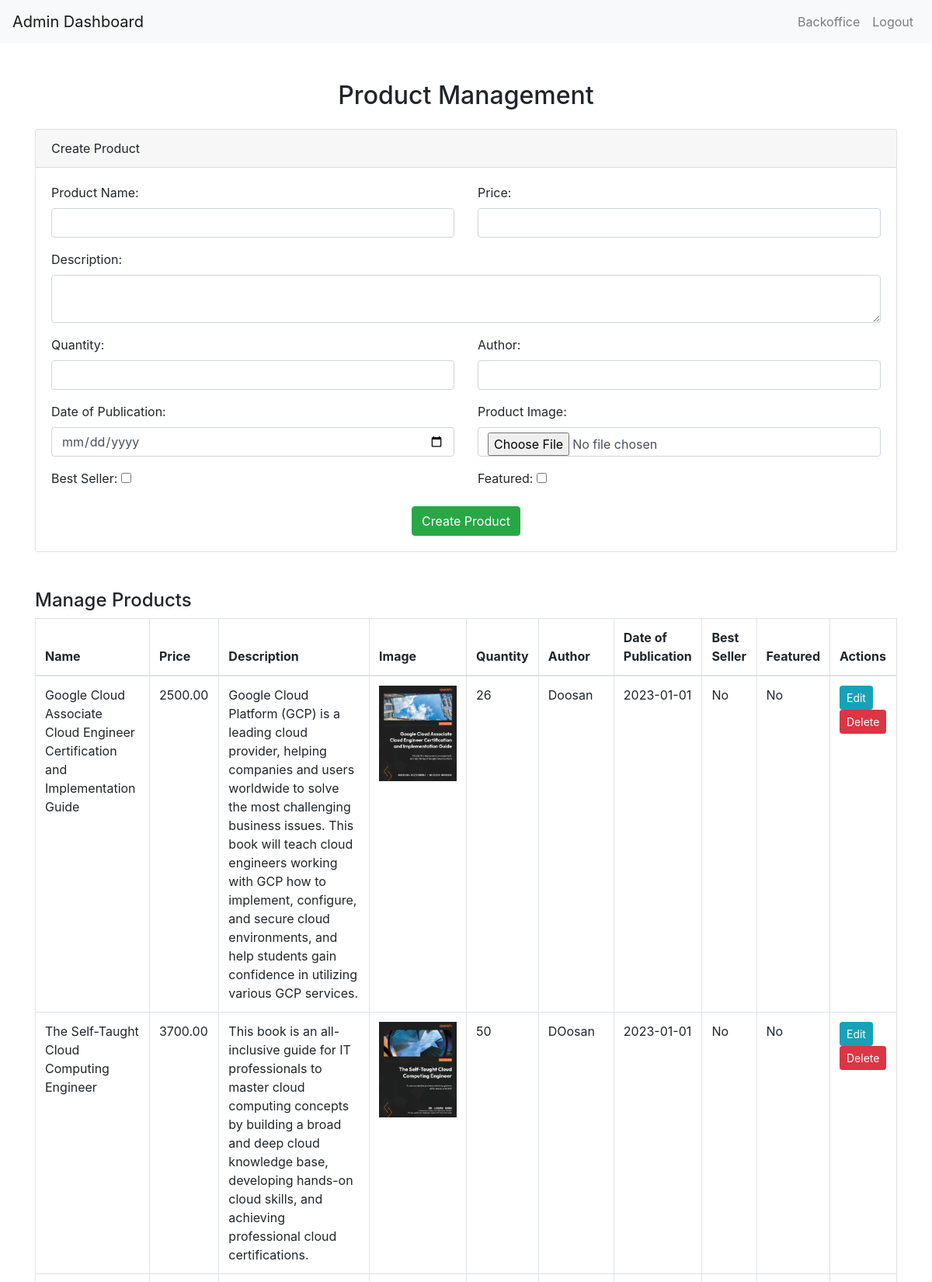
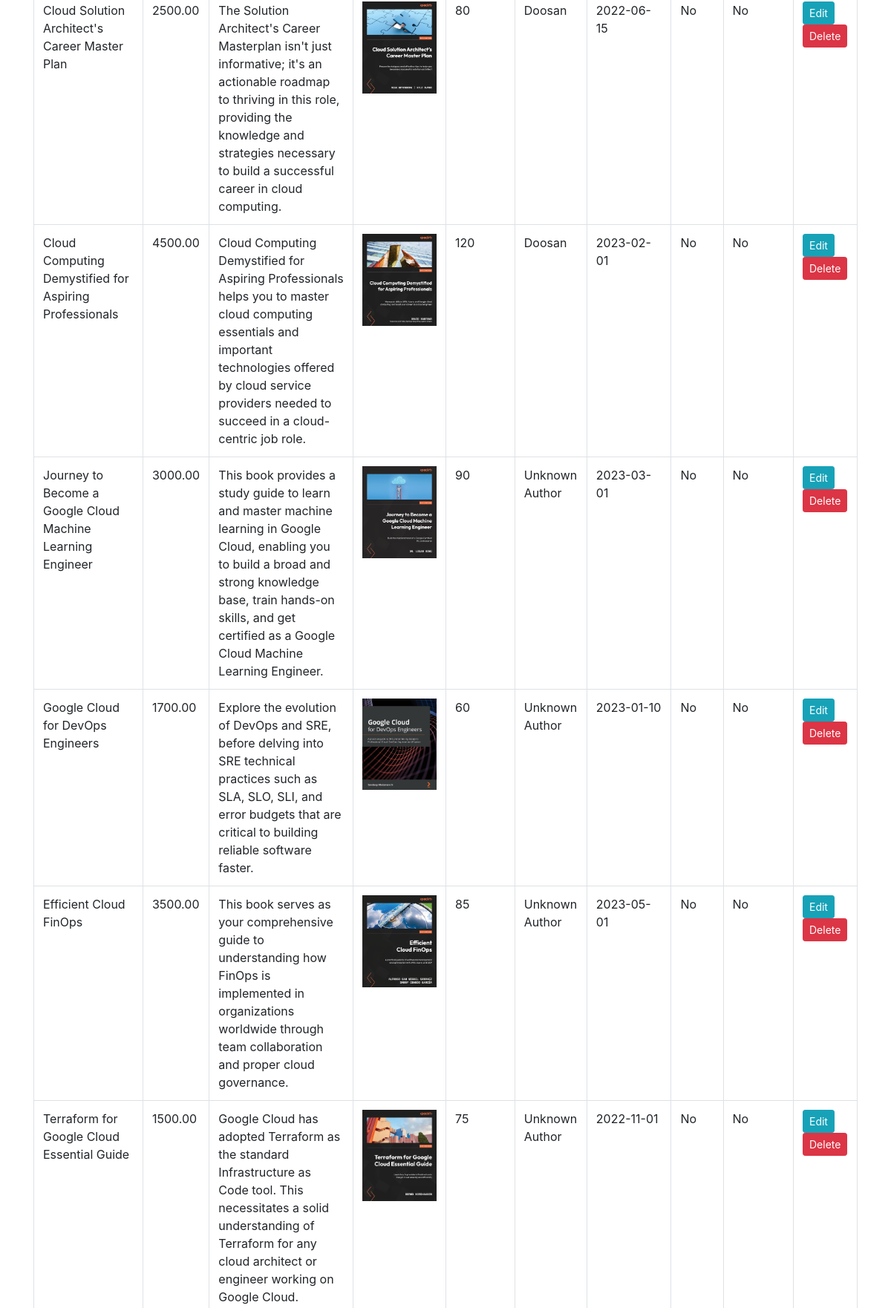
Screenshot of /product_management.php (signed in, upper part) with the database file from the repository (2 pictures, top to bottom).
### tables this page shows
CREATE TABLE `Producttb` (
  `id` int(11) NOT NULL AUTO_INCREMENT,
  `product_name` varchar(255) NOT NULL,
  `product_price` decimal(10,2) NOT NULL,
  `product_image` varchar(255) NOT NULL,
  `product_description` text DEFAULT NULL,
  `quantity` int(11) DEFAULT NULL,
  `author` varchar(255) DEFAULT NULL,
  `date_of_publication` date DEFAULT NULL,
  `is_best_seller` tinyint(1) DEFAULT NULL,
  `is_featured` tinyint(1) DEFAULT NULL,
  PRIMARY KEY (`id`),
  CONSTRAINT `check_one_category` CHECK (`is_best_seller` = 1 and `is_featured` = 0 or `is_best_seller` = 0 and `is_featured` = 1 or `is_best_seller` = 0 and `is_featured` = 0)
);

### product_management.php (the view, shortened to what this page needs)
<?php
$database = new CreateDb();
$conn = $database->con;
$products = $conn->query("SELECT * FROM Producttb");
?>
<!DOCTYPE html>
<html lang="en">
<head>
    <link rel="stylesheet" href="https://stackpath.bootstrapcdn.com/bootstrap/4.3.1/css/bootstrap.min.css">
</head>
<body>
<nav class="navbar navbar-expand-lg navbar-light bg-light">
    <a class="navbar-brand" href="#">Admin Dashboard</a>
    <div class="collapse navbar-collapse" id="navbarNav">
        <ul class="navbar-nav ml-auto">
            <li class="nav-item">
                <a class="nav-link" href="backoffice.php">Backoffice</a>
            </li>
            <li class="nav-item">
                <a class="nav-link" href="logout.php">Logout</a>
            </li>
        </ul>
    </div>
</nav>
<div class="container mt-5">
    <h2 class="text-center mb-4">Product Management</h2>
    <div class="card mb-5">
        <div class="card-header">Create Product</div>
        <div class="card-body">
            <form action="product_management.php" method="POST" enctype="multipart/form-data">
                <div class="row">
                    <div class="col-md-6 mb-3">
                        <label>Product Name:</label>
                        <input type="text" name="product_name" class="form-control" required>
                    </div>
                    <div class="col-md-6 mb-3">
                        <label>Price:</label>
                        <input type="number" step="0.01" name="product_price" class="form-control" required>
                    </div>
                    <div class="col-md-12 mb-3">
                        <label>Description:</label>
                        <textarea name="product_description" class="form-control" required></textarea>
                    </div>
                    <div class="col-md-6 mb-3">
                        <label>Quantity:</label>
                        <input type="number" name="quantity" class="form-control" required>
                    </div>
                    <div class="col-md-6 mb-3">
                        <label>Author:</label>
                        <input type="text" name="author" class="form-control" required>
                    </div>
                    <div class="col-md-6 mb-3">
                        <label>Date of Publication:</label>
                        <input type="date" name="date_of_publication" class="form-control" required>
                    </div>
                    <div class="col-md-6 mb-3">
                        <label>Product Image:</label>
                        <input type="file" name="product_image" class="form-control">
                    </div>
                    <div class="col-md-6 mb-3">
                        <label>Best Seller:</label>
                        <input type="checkbox" name="is_best_seller" value="1">
                    </div>
                    <div class="col-md-6 mb-3">
                        <label>Featured:</label>
                        <input type="checkbox" name="is_featured" value="1">
                    </div>
                    <div class="col-md-12 text-center">
                        <button type="submit" name="create" class="btn btn-success">Create Product</button>
                    </div>
                </div>
            </form>
        </div>
    </div>
    <h4>Manage Products</h4>
    <table class="table table-bordered">
        <thead>
        <tr>
            <th>Name</th>
            <th>Price</th>
            <th>Description</th>
            <th>Image</th>
            <th>Quantity</th>
            <th>Author</th>
            <th>Date of Publication</th>
            <th>Best Seller</th>
            <th>Featured</th>
            <th>Actions</th>
        </tr>
        </thead>
        <tbody>
        <?php while ($product = $products->fetch_assoc()): ?>
            <tr>
                <td><?php echo htmlspecialchars($product['product_name']); ?></td>
                <td><?php echo htmlspecialchars($product['product_price']); ?></td>
                <td><?php echo htmlspecialchars($product['product_description']); ?></td>
                <td><img src="<?php echo htmlspecialchars($product['product_image']); ?>" alt="Product Image" style="width: 100px;"></td>
                <td><?php echo htmlspecialchars($product['quantity']); ?></td>
                <td><?php echo htmlspecialchars($product['author']); ?></td>
                <td><?php echo htmlspecialchars($product['date_of_publication']); ?></td>
                <td><?php echo $product['is_best_seller'] ? 'Yes' : 'No'; ?></td>
                <td><?php echo $product['is_featured'] ? 'Yes' : 'No'; ?></td>
                <td>
                    <form action="product_management.php" method="POST" class="d-inline">
                        <button type="button" class="btn btn-info btn-sm" data-toggle="modal" data-target="#editModal<?php echo $product['id']; ?>">Edit</button>
                        <button type="submit" name="delete" class="btn btn-danger btn-sm">Delete</button>
                    </form>
                </td>
            </tr>
        <?php endwhile; ?>
        </tbody>
    </table>
</div>
</body>
</html>

### rows the page displays
producttb: product_name "Google Cloud Associate Cloud Engineer Certification and Implementation Guide", product_price "2500.00", product_description "Google Cloud Platform (GCP) is a leading cloud provider, helping companies and users worldwide to solve the most challenging business issues. This book will teach cloud engineers working with GCP how to implement, configure, and secure cloud environments, and help students gain confidence in utilizing various GCP services.", product_image (picture), quantity "26", author "Doosan", date_of_publication "2023-01-01", is_best_seller "No", is_featured "No"
producttb: product_name "The Self-Taught Cloud Computing Engineer", product_price "3700.00", product_description "This book is an all-inclusive guide for IT professionals to master cloud computing concepts by building a broad and deep cloud knowledge base, developing hands-on cloud skills, and achieving professional cloud certifications.", product_image (picture), quantity "50", author "DOosan", date_of_publication "2023-01-01", is_best_seller "No", is_featured "No"
producttb: product_name "Cloud Solution Architect's Career Master Plan", product_price "2500.00", product_description "The Solution Architect's Career Masterplan isn't just informative; it's an actionable roadmap to thriving in this role, providing the knowledge and strategies necessary to build a successful career in cloud computing.", product_image (picture), quantity "80", author "Doosan", date_of_publication "2022-06-15", is_best_seller "No", is_featured "No"
producttb: product_name "Cloud Computing Demystified for Aspiring Professionals", product_price "4500.00", product_description "Cloud Computing Demystified for Aspiring Professionals helps you to master cloud computing essentials and important technologies offered by cloud service providers needed to succeed in a cloud-centric job role.", product_image (picture), quantity "120", author "Doosan", date_of_publication "2023-02-01", is_best_seller "No", is_featured "No"
producttb: product_name "Journey to Become a Google Cloud Machine Learning Engineer", product_price "3000.00", product_description "This book provides a study guide to learn and master machine learning in Google Cloud, enabling you to build a broad and strong knowledge base, train hands-on skills, and get certified as a Google Cloud Machine Learning Engineer.", product_image (picture), quantity "90", author "Unknown Author", date_of_publication "2023-03-01", is_best_seller "No", is_featured "No"
producttb: product_name "Google Cloud for DevOps Engineers", product_price "1700.00", product_description "Explore the evolution of DevOps and SRE, before delving into SRE technical practices such as SLA, SLO, SLI, and error budgets that are critical to building reliable software faster.", product_image (picture), quantity "60", author "Unknown Author", date_of_publication "2023-01-10", is_best_seller "No", is_featured "No"
producttb: product_name "Efficient Cloud FinOps", product_price "3500.00", product_description "This book serves as your comprehensive guide to understanding how FinOps is implemented in organizations worldwide through team collaboration and proper cloud governance.", product_image (picture), quantity "85", author "Unknown Author", date_of_publication "2023-05-01", is_best_seller "No", is_featured "No"
producttb: product_name "Terraform for Google Cloud Essential Guide", product_price "1500.00", product_description "Google Cloud has adopted Terraform as the standard Infrastructure as Code tool. This necessitates a solid understanding of Terraform for any cloud architect or engineer working on Google Cloud.", product_image (picture), quantity "75", author "Unknown Author", date_of_publication "2022-11-01", is_best_seller "No", is_featured "No"
